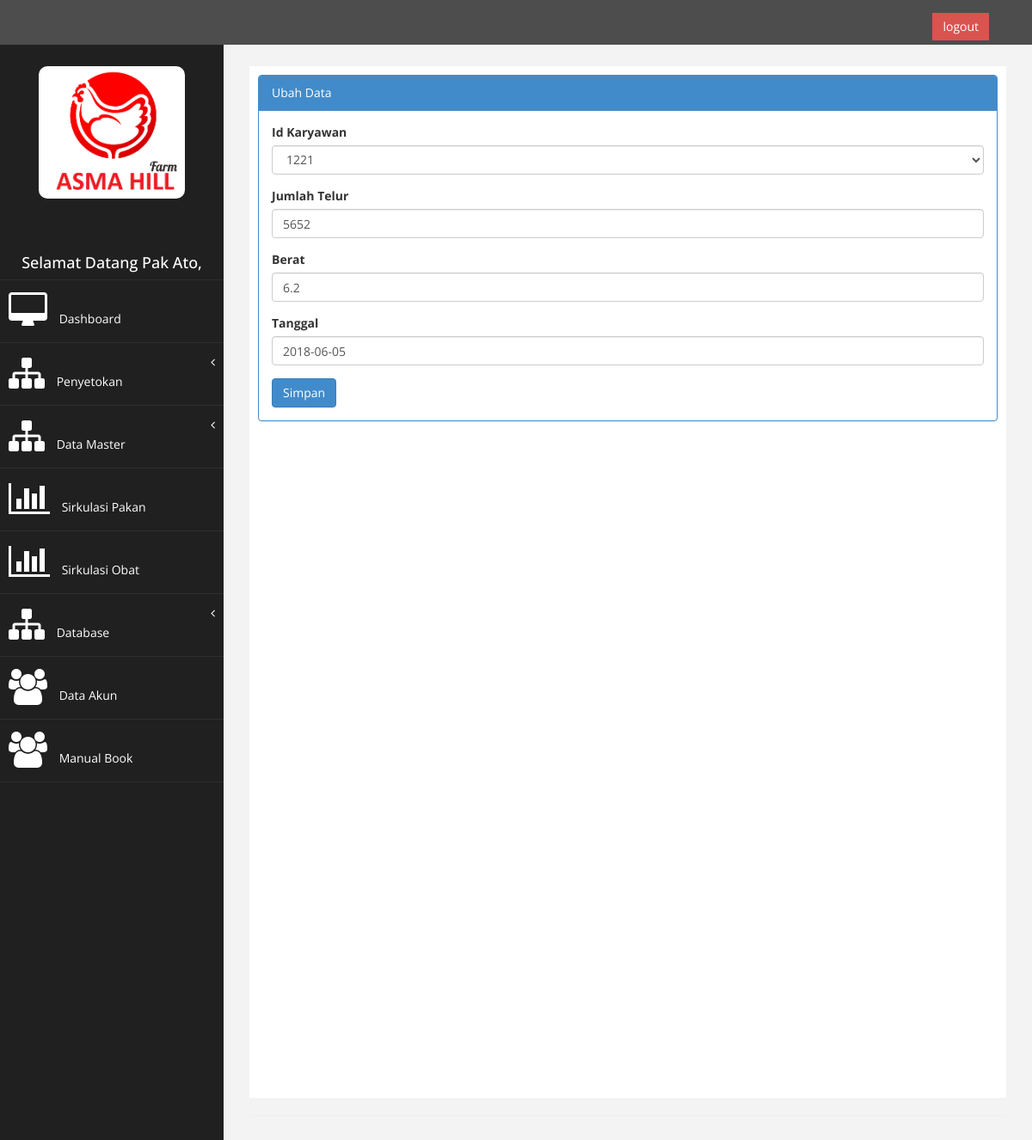
Screenshot of /index.php?page=data_telur&aksi=ubah&id=1 (signed in) with the database file from the repository.
### tables this page shows
CREATE TABLE `tb_telur` (
  `id_telur` int(7) NOT NULL AUTO_INCREMENT,
  `id_karyawan` int(7) NOT NULL,
  `jml_telur` int(10) NOT NULL,
  `berat` float NOT NULL,
  `tanggal` date NOT NULL,
  PRIMARY KEY (`id_telur`),
  KEY `id_karyawan` (`id_karyawan`),
  CONSTRAINT `tb_telur_ibfk_1` FOREIGN KEY (`id_karyawan`) REFERENCES `tb_karyawan` (`id_karyawan`) ON DELETE CASCADE ON UPDATE CASCADE
);

### page/data_telur/ubah.php (the view, shortened to what this page needs)
<?php
$id_telur = $_GET['id'];
$sql = $koneksi->query("select * from tb_telur where id_telur = '$id_telur'");
$tampil = $sql->fetch_assoc();
?>
<div class="panel panel-primary">
<div class="panel-heading">
  Ubah Data
</div>
 <div class="panel-body">
                            <div class="row">
                                <div class="col-md-12">
                                    <form method="POST" action="?page=data_telur&aksi=simpan_ubah">
                                        <div class="form-group">
                                             <label>Id Karyawan</label>
<select name="id_karyawan" id="id_karyawan" class="form-control" required> <option value="<?php echo $tampil['id_karyawan'] ?>"><?php echo $tampil['id_karyawan'] ?></option>
      </select>
                                        </div>
                                        <div class="form-group">
                                            <label>Jumlah Telur</label>
                                            <input class="form-control"  name="jml_telur" value="<?php echo $tampil['jml_telur']?>"/>
                                        </div>
                                        <div class="form-group">
                                            <label>Berat</label>
                                            <input class="form-control"  name="berat" value="<?php echo $tampil['berat']?>"/>
                                        </div>
                                         <div class="form-group">
                                            <label>Tanggal</label>
                                            <input class="form-control"  name="tanggal" value="<?php echo $tampil['tanggal']?>"/>
                                        </div>
                                        <div>
                                             <input type="submit" name="simpan" value="Simpan" class="btn btn-primary">
                      </div>
          </div>
        </div>
</div>
</div>
</div>

### assets/css/custom.css (style rules this page uses)
body { font-family: 'Open Sans', sans-serif; }

### rows the page displays
tb_telur: id_karyawan "1221", jml_telur "5652", berat "6.2", tanggal "2018-06-05"

### other values shown
$_SESSION['nama'] "Pak Ato"
